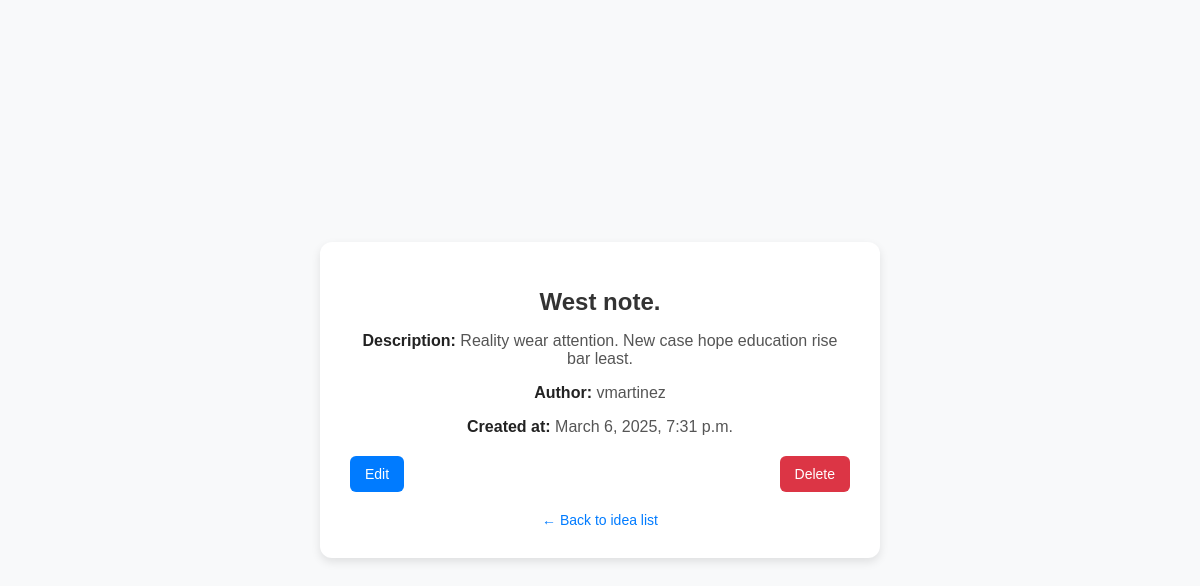
Screenshot of /ideas/33/ (signed in) with the database file from the repository.
### ideas/models.py (models this page shows, shortened)
class Idea(models.Model):
    author = models.ForeignKey(User, on_delete=models.CASCADE)
    title = models.CharField(max_length=200)
    description = models.TextField()
    created_at = models.DateTimeField(auto_now_add=True)

### ideas/views.py (the view)
# urls.py: path('ideas/<int:pk>/', views.IdeaDetailView.as_view(), name='idea_detail'),
class IdeaDetailView(LoginRequiredMixin, DetailView):
    model = Idea
    template_name = 'idea_detail.html'
    context_object_name = 'idea'
    login_url = '/login/'

### ideas/templates/idea_detail.html (shortened to what this page needs)
<!DOCTYPE html>
<html lang="en">
<head>
</head>
<body>
    <div class="container">
        <h1>{{ idea.title }}</h1>
        <p><strong>Description:</strong> {{ idea.description }}</p>
        <p><strong>Author:</strong> {{ idea.author.username }}</p>
        <p><strong>Created at:</strong> {{ idea.created_at }}</p>
        <div class="btn-container">
            <a href="{% url 'idea_update' idea.id %}" class="btn btn-edit">Edit</a>
            <a href="{% url 'idea_delete' idea.id %}" class="btn btn-delete">
                Delete
            </a>
        </div>
        <a href="{% url 'idea_list' %}" class="back-link">← Back to idea list</a>
    </div>
</body>
</html>

### ideas/templates/idea_detail.html (style rules this page uses)
body { font-family: Arial, sans-serif; margin: 0; padding: 0; background-color: #f8f9fa; display: flex; align-items: center; justify-content: center; height: 100vh; }
.container { background: white; padding: 30px; border-radius: 12px; box-shadow: 0px 4px 10px rgba(0, 0, 0, 0.1); width: 100%; max-width: 500px; text-align: center; }
h1 { color: #333; margin-bottom: 15px; font-size: 24px; }
p { font-size: 16px; color: #555; margin-bottom: 10px; }
strong { color: #222; }
.btn-container { margin-top: 20px; display: flex; justify-content: space-between; }
.btn { padding: 10px 15px; font-size: 14px; border: none; border-radius: 6px; cursor: pointer; text-decoration: none; display: inline-block; }
.btn-edit { background-color: #007BFF; color: white; transition: background 0.3s, transform 0.1s; }
.btn-delete { background-color: #dc3545; color: white; transition: background 0.3s, transform 0.1s; }
.back-link { display: block; margin-top: 20px; font-size: 14px; color: #007BFF; text-decoration: none; transition: color 0.3s; }

### rows the page displays
Idea: title "West note.", description "Reality wear attention. New case hope education rise bar least.", author.username "vmartinez", created_at "March 6, 2025, 7:31 p.m."
